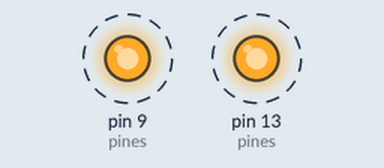
Simulated run of this sketch. Board: Arduino Uno, built with avr-gcc and run on an emulated ATmega328P. On the bench: output pins drawn as LEDs (lit = HIGH). Dashed ring = blinking.

Above: at 0.5 s.
Timing chart, 0 to 4.6 s (numbered marks = the images above):
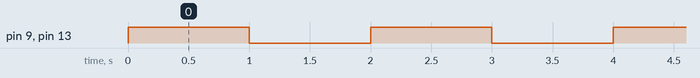

The sketch:

array.ino
```cpp
int pines[] = {9,13};      //array con dos índices
int ledRojo = pines[0];    //variable ledRojo equivale al pin 9
int ledVerde = pines[1];   //variable ledVerde equivale al pin 13

void setup(){
  pinMode(ledRojo, OUTPUT);
  pinMode(ledVerde, OUTPUT);
}

void loop(){
  digitalWrite(ledRojo, HIGH);   //encender pin 9
  digitalWrite(ledVerde, HIGH);  //encender pin 13
  delay(1000);
  digitalWrite(ledRojo, LOW);    //apagar pin 9
  digitalWrite(ledVerde, LOW);   //apagar pin 13
  delay(1000);
}
```

Measured:
- by itself, pin 9 (pines), pin 13 (pines): alternates HIGH for 1.0 s and LOW for 1.0 s
